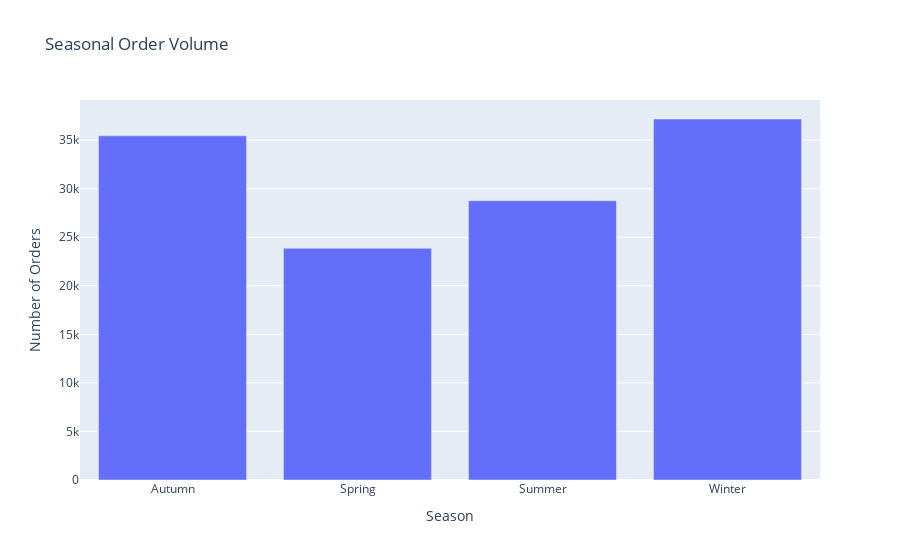

Here is the notebook cell this chart was saved with:
### Markdown cell above
### Seasonal Order Volume

### Code cell
# Define a function to map month numbers to seasons
def map_season(month_num):
    if month_num in [12, 1, 2]:
        return 'Winter'
    elif month_num in [3, 4, 5]:
        return 'Spring'
    elif month_num in [6, 7, 8]:
        return 'Summer'
    else:
        return 'Autumn'

# Apply the function to map month numbers to seasons
orders['season'] = orders['order_month'].apply(map_season)

# Group by season and count the number of orders
seasonal_order_volume = orders.groupby('season').size().reset_index(name='order_count')

# Plot seasonal order volume using Plotly
fig = px.bar(seasonal_order_volume, x='season', y='order_count', 
             title='Seasonal Order Volume', labels={'season': 'Season', 'order_count': 'Number of Orders'})

fig.show()

### Figure 1 — Plotly figure (JSON) as saved in the notebook; plotly's stock layout.template omitted (floating-point values rounded to 4 significant figures)
{"data": [{"alignmentgroup": "True", "hovertemplate": "Season=%{x}<br>Number of Orders=%{y}<extra></extra>", "legendgroup": "", "marker": {"color": "#636efa", "pattern": {"shape": ""}}, "name": "", "offsetgroup": "", "orientation": "v", "showlegend": false, "textposition": "auto", "type": "bar", "x": ["Autumn", "Spring", "Summer", "Winter"], "xaxis": "x", "y": [35440, 23858, 28754, 37174], "yaxis": "y"}], "layout": {"barmode": "relative", "legend": {"tracegroupgap": 0}, "title": {"text": "Seasonal Order Volume"}, "xaxis": {"anchor": "y", "domain": [0, 1], "title": {"text": "Season"}}, "yaxis": {"anchor": "x", "domain": [0, 1], "title": {"text": "Number of Orders"}}}}
